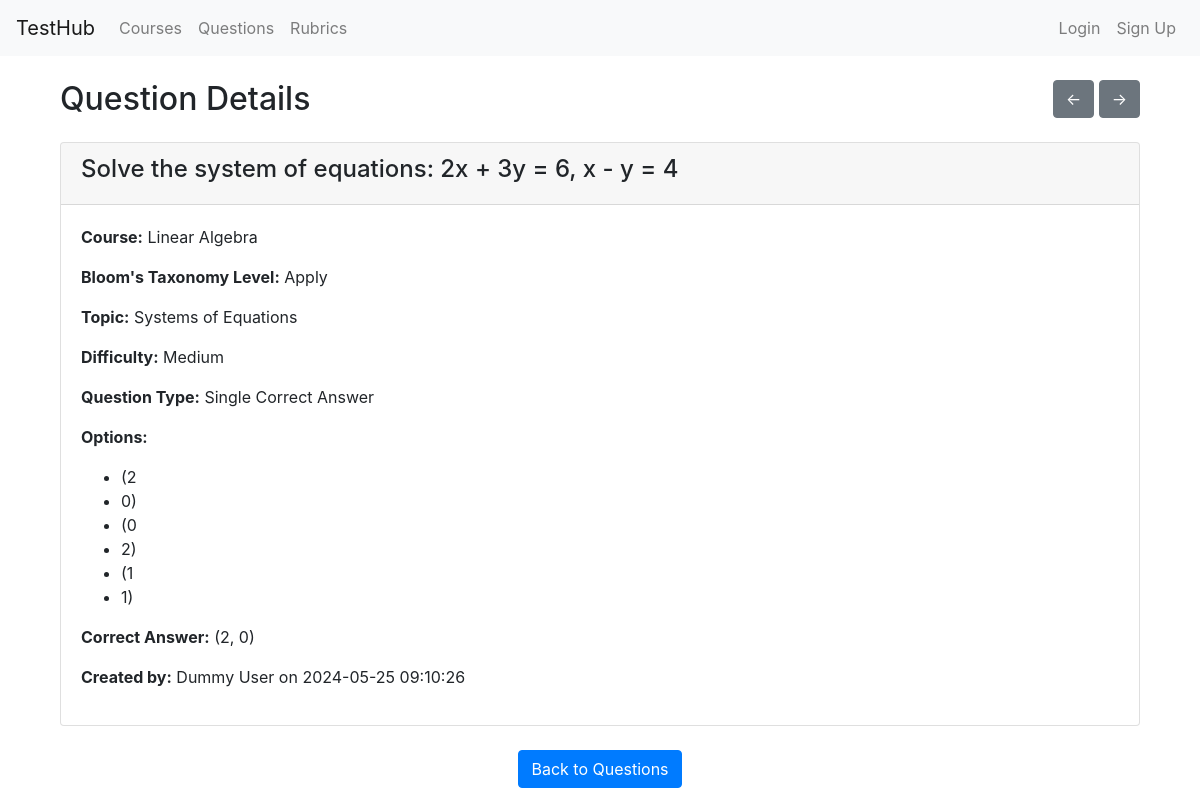
Page /questions/view/2 on the earlier database version.
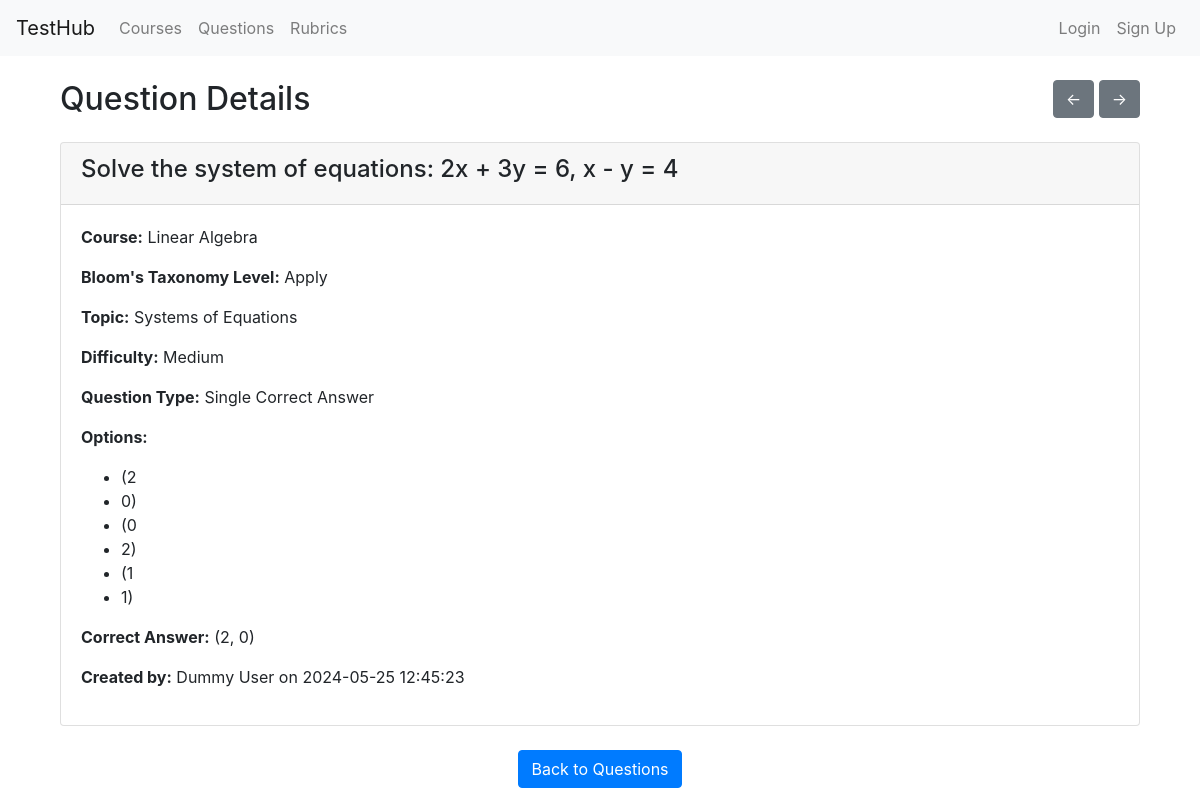
Same page on the later database version.
### models.py (models this page shows, shortened)
class Question(db.Model):
    id = db.Column(db.Integer, primary_key=True)
    content = db.Column(db.Text, nullable=False)
    course_id = db.Column(db.Integer, db.ForeignKey('course.id'), nullable=False)
    bloom_level = db.Column(db.String(50))
    topic = db.Column(db.String(100))
    difficulty = db.Column(db.String(50))
    question_type = db.Column(db.String(50))
    options = db.Column(db.Text)  # To store options for MCQs
    correct_answer = db.Column(db.Text)  # To store correct answer(s)
    pairs = db.Column(db.Text)  # To store pairs for matching questions
    essay_details = db.Column(db.Text)  # To store details for essay questions
    created_by = db.Column(db.String(100), nullable=False)
    created_at = db.Column(db.DateTime, nullable=False, default=datetime.utcnow)
    last_edited_by = db.Column(db.String(100), nullable=True)
    last_edited_at = db.Column(db.DateTime, nullable=True)
    course = db.relationship('Course', backref=db.backref('questions', lazy=True))

### routes/questions.py (the view)
@question_bp.route('/view/<int:question_id>', methods=['GET'])
def view_question(question_id):
    question = Question.query.get_or_404(question_id)
    course = Course.query.get(question.course_id)
    prev_question = Question.query.filter(Question.id < question_id).order_by(Question.id.desc()).first()
    next_question = Question.query.filter(Question.id > question_id).order_by(Question.id.asc()).first()
    return render_template('question_view.html', question=question, course=course, prev_question=prev_question, next_question=next_question)

### templates/question_view.html (shortened to what this page needs)
{% extends "base.html" %}
{% block content %}
<div class="container mt-4">
  <div class="d-flex justify-content-between align-items-center mb-4">
    <h2 class="mb-0">Question Details</h2>
    <div>
      {% if prev_question %}
        <a class="btn btn-secondary" href="{{ url_for('questions.view_question', question_id=prev_question.id) }}" role="button">&#8592;</a>
      {% endif %}
      {% if next_question %}
        <a class="btn btn-secondary" href="{{ url_for('questions.view_question', question_id=next_question.id) }}" role="button">&#8594;</a>
      {% endif %}
    </div>
  </div>
  <div class="card">
    <div class="card-header">
      <h4>{{ question.content }}</h4>
    </div>
    <div class="card-body">
      <p><strong>Course:</strong> {{ course.name }}</p>
      <p><strong>Bloom's Taxonomy Level:</strong> {{ question.bloom_level }}</p>
      <p><strong>Topic:</strong> {{ question.topic }}</p>
      <p><strong>Difficulty:</strong> {{ question.difficulty }}</p>
      <p><strong>Question Type:</strong> {{ question.question_type }}</p>
      {% if question.question_type in ['Single Correct Answer', 'Multiple Correct Answers'] %}
        <p><strong>Options:</strong></p>
        <ul>
          {% for option in question.options.split(',') %}
          <li>{{ option }}</li>
          {% endfor %}
        </ul>
        <p><strong>Correct Answer:</strong> {{ question.correct_answer }}</p>
      {% elif question.question_type == 'True/False' %}
        <p><strong>Correct Answer:</strong> {{ question.correct_answer }}</p>
      {% elif question.question_type == 'Fill in the Blank' %}
        <p><strong>Correct Answer:</strong> {{ question.correct_answer }}</p>
      {% elif question.question_type == 'Short Answer' %}
        <p><strong>Correct Answer:</strong> {{ question.correct_answer }}</p>
      {% elif question.question_type == 'Essay' %}
        <p><strong>Essay Details:</strong> {{ question.essay_details }}</p>
      {% endif %}
      <p><strong>Created by:</strong> {{ question.created_by }} on {{ question.created_at.strftime('%Y-%m-%d %H:%M:%S') }}</p>
    </div>
  </div>
  <div class="text-center mt-4">
    <a class="btn btn-primary" href="{{ url_for('questions.list_questions') }}" role="button">Back to Questions</a>
  </div>
</div>
{% endblock %}

Differences in the rows shown:
changed Question "Solve the system of equations: 2x + 3y = 6, x - y = 4": created_at "2024-05-25 09:10:26" → "2024-05-25 12:45:23"
